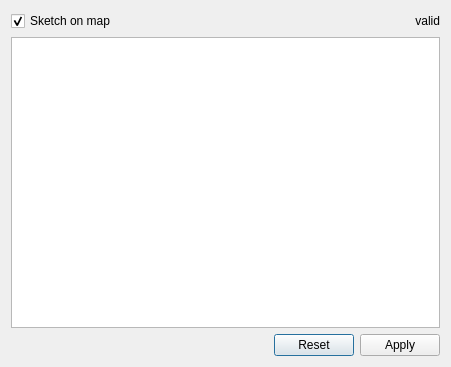
<?xml version="1.0" encoding="UTF-8"?>
<ui version="4.0">
 <class>GeomEditor</class>
 <widget class="QDialog" name="GeomEditor">
  <property name="geometry">
   <rect>
    <x>0</x>
    <y>0</y>
    <width>451</width>
    <height>367</height>
   </rect>
  </property>
  <property name="windowTitle">
   <string>Plain Geometry Editor</string>
  </property>
  <layout class="QGridLayout" name="gridLayout">
   <item row="0" column="0">
    <widget class="QCheckBox" name="sketchBox">
     <property name="text">
      <string>Sketch on map</string>
     </property>
     <property name="checked">
      <bool>true</bool>
     </property>
    </widget>
   </item>
   <item row="2" column="1">
    <widget class="QPushButton" name="resetButton">
     <property name="text">
      <string>Reset</string>
     </property>
    </widget>
   </item>
   <item row="2" column="2">
    <widget class="QPushButton" name="applyButton">
     <property name="text">
      <string>Apply</string>
     </property>
    </widget>
   </item>
   <item row="1" column="0" colspan="3">
    <widget class="QTextEdit" name="wktText"/>
   </item>
   <item row="2" column="0">
    <spacer name="horizontalSpacer">
     <property name="orientation">
      <enum>Qt::Horizontal</enum>
     </property>
     <property name="sizeHint" stdset="0">
      <size>
       <width>40</width>
       <height>20</height>
      </size>
     </property>
    </spacer>
   </item>
   <item row="0" column="1" colspan="2">
    <widget class="QLabel" name="validityStatusLabel">
     <property name="layoutDirection">
      <enum>Qt::LeftToRight</enum>
     </property>
     <property name="text">
      <string>valid</string>
     </property>
     <property name="alignment">
      <set>Qt::AlignRight|Qt::AlignTrailing|Qt::AlignVCenter</set>
     </property>
    </widget>
   </item>
  </layout>
 </widget>
 <resources/>
 <connections/>
</ui>
